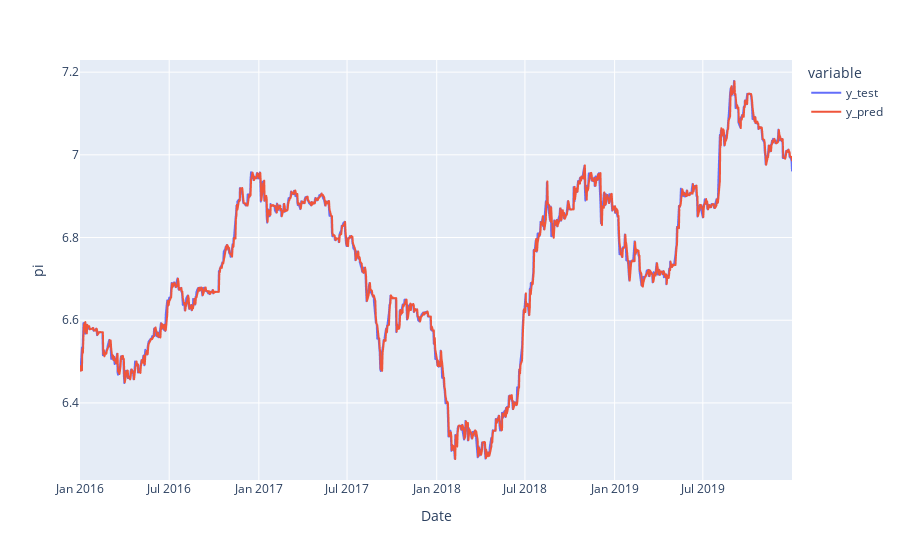

Notebook code cell kept with this figure:
### Code cell
df_prediction = pd.DataFrame({"y_test": y_test, "y_pred": y_pred_wfv}, index=y_test.index)
px.line(df_prediction, labels={"value": "pi"})

### Figure 1 — Plotly figure (JSON) as saved in the notebook; plotly's stock layout.template omitted (floating-point values rounded to 4 significant figures; data arrays with more than 128 entries replaced by an {"elided": "..."} marker saying what was removed)
{"data": [{"hovertemplate": "variable=y_test<br>Date=%{x}<br>pi=%{y}<extra></extra>", "legendgroup": "y_test", "line": {"color": "#636efa", "dash": "solid"}, "marker": {"symbol": "circle"}, "mode": "lines", "name": "y_test", "showlegend": true, "type": "scattergl", "x": {"elided": "1044 str values"}, "xaxis": "x", "y": {"elided": "1044 float values"}, "yaxis": "y"}, {"hovertemplate": "variable=y_pred<br>Date=%{x}<br>pi=%{y}<extra></extra>", "legendgroup": "y_pred", "line": {"color": "#EF553B", "dash": "solid"}, "marker": {"symbol": "circle"}, "mode": "lines", "name": "y_pred", "showlegend": true, "type": "scattergl", "x": {"elided": "1044 str values"}, "xaxis": "x", "y": {"elided": "1044 float values"}, "yaxis": "y"}], "layout": {"legend": {"title": {"text": "variable"}, "tracegroupgap": 0}, "margin": {"t": 60}, "xaxis": {"anchor": "y", "domain": [0, 1], "title": {"text": "Date"}}, "yaxis": {"anchor": "x", "domain": [0, 1], "title": {"text": "pi"}}}}
